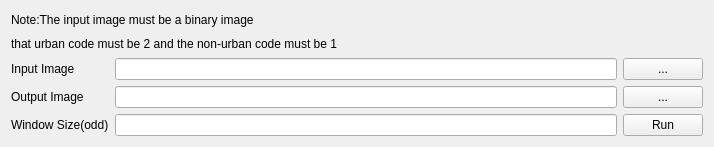
<?xml version="1.0" encoding="UTF-8"?>
<ui version="4.0">
 <class>med</class>
 <widget class="QWidget" name="med">
  <property name="geometry">
   <rect>
    <x>0</x>
    <y>0</y>
    <width>714</width>
    <height>147</height>
   </rect>
  </property>
  <property name="windowTitle">
   <string>med</string>
  </property>
  <layout class="QVBoxLayout" name="verticalLayout_4">
   <item>
    <layout class="QVBoxLayout" name="verticalLayout">
     <item>
      <widget class="QLabel" name="labNote1">
       <property name="text">
        <string>Note:The input image must be a binary image </string>
       </property>
      </widget>
     </item>
     <item>
      <widget class="QLabel" name="labNote2">
       <property name="text">
        <string>that urban code must be 2 and the non-urban code must be 1</string>
       </property>
      </widget>
     </item>
    </layout>
   </item>
   <item>
    <layout class="QHBoxLayout" name="horizontalLayout_4">
     <item>
      <layout class="QVBoxLayout" name="verticalLayout_3">
       <item>
        <widget class="QLabel" name="labInputImg">
         <property name="text">
          <string>Input Image</string>
         </property>
        </widget>
       </item>
       <item>
        <widget class="QLabel" name="labOutputImg">
         <property name="text">
          <string>Output Image</string>
         </property>
        </widget>
       </item>
       <item>
        <widget class="QLabel" name="labWinSize">
         <property name="text">
          <string>Window Size(odd)</string>
         </property>
        </widget>
       </item>
      </layout>
     </item>
     <item>
      <layout class="QVBoxLayout" name="verticalLayout_2">
       <item>
        <layout class="QHBoxLayout" name="horizontalLayout">
         <item>
          <widget class="QLineEdit" name="lineInput"/>
         </item>
         <item>
          <widget class="QPushButton" name="btnOpenImg">
           <property name="text">
            <string>...</string>
           </property>
          </widget>
         </item>
        </layout>
       </item>
       <item>
        <layout class="QHBoxLayout" name="horizontalLayout_2">
         <item>
          <widget class="QLineEdit" name="lineOutput"/>
         </item>
         <item>
          <widget class="QPushButton" name="btnSaveImg">
           <property name="text">
            <string>...</string>
           </property>
          </widget>
         </item>
        </layout>
       </item>
       <item>
        <layout class="QHBoxLayout" name="horizontalLayout_3">
         <item>
          <widget class="QLineEdit" name="lineWinSize"/>
         </item>
         <item>
          <widget class="QPushButton" name="btnRun">
           <property name="text">
            <string>Run</string>
           </property>
          </widget>
         </item>
        </layout>
       </item>
      </layout>
     </item>
    </layout>
   </item>
  </layout>
 </widget>
 <layoutdefault spacing="6" margin="11"/>
 <resources/>
 <connections/>
</ui>
